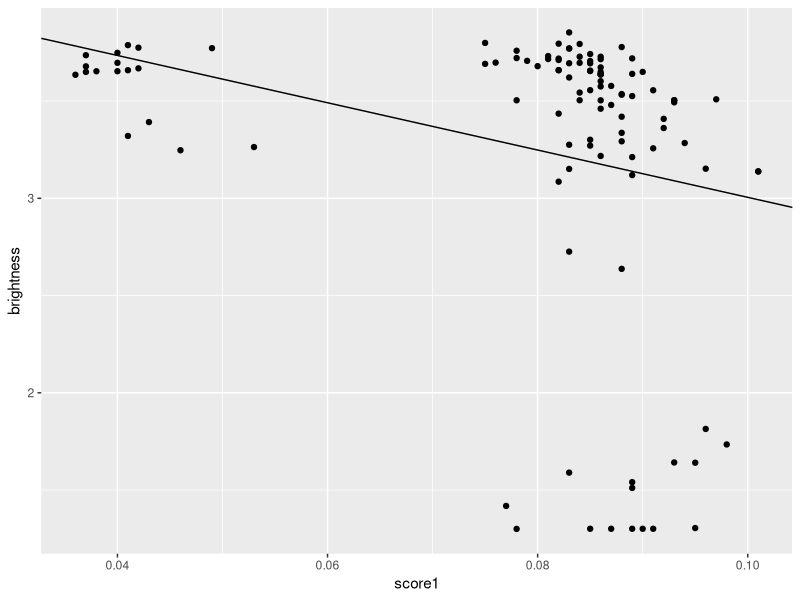
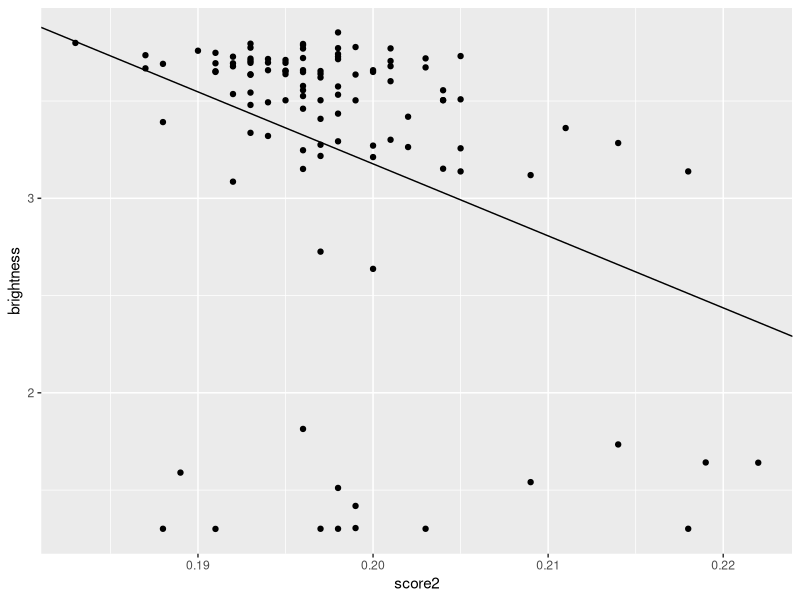
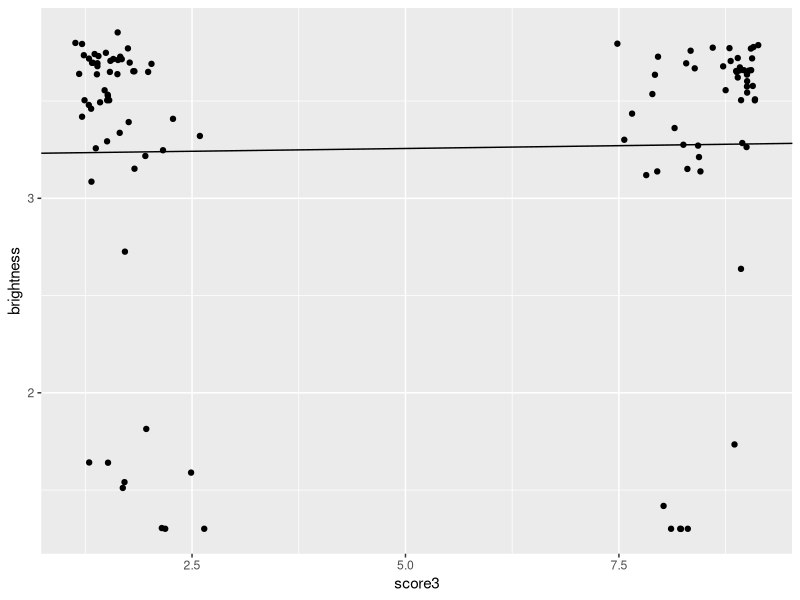

The R script that drew these images, in order:
## ---- chunk 1
df <- read.csv('align_res.csv')
brightness <- df$brightness
score1 <- df$score1
score2 <- df$score2
score3 <- df$score3
## ---- chunk 2
diff1 <- data.frame(x = score1,y = brightness)
model1 <- lm(y ~ x, diff1)
intercept1 <- model1$coefficient[1]
slope1 <- model1$coefficient[2]
intercept1
slope1
## ---- chunk 3
library(ggplot2)
ggplot(diff1, aes(score1, brightness)) + geom_point() + geom_abline(intercept = intercept1, slope = slope1)
## ---- chunk 4
summary(model1)
## ---- chunk 5
diff2 <- data.frame(x = score2,y = brightness)
model2 <- lm(y ~ x, diff2)
intercept2 <- model2$coefficient[1]
slope2 <- model2$coefficient[2]
intercept2
slope2
## ---- chunk 6
library(ggplot2)
ggplot(diff2, aes(score2, brightness)) + geom_point() + geom_abline(intercept = intercept2, slope = slope2)
## ---- chunk 7
summary(model2)
## ---- chunk 8
diff3 <- data.frame(x = score3,y = brightness)
model3 <- lm(y ~ x, diff3)
intercept3 <- model3$coefficient[1]
slope3 <- model3$coefficient[2]
intercept3
slope3
## ---- chunk 9
library(ggplot2)
ggplot(diff3, aes(score3, brightness)) + geom_point() + geom_abline(intercept = intercept3, slope = slope3)
## ---- chunk 10
summary(model3)
